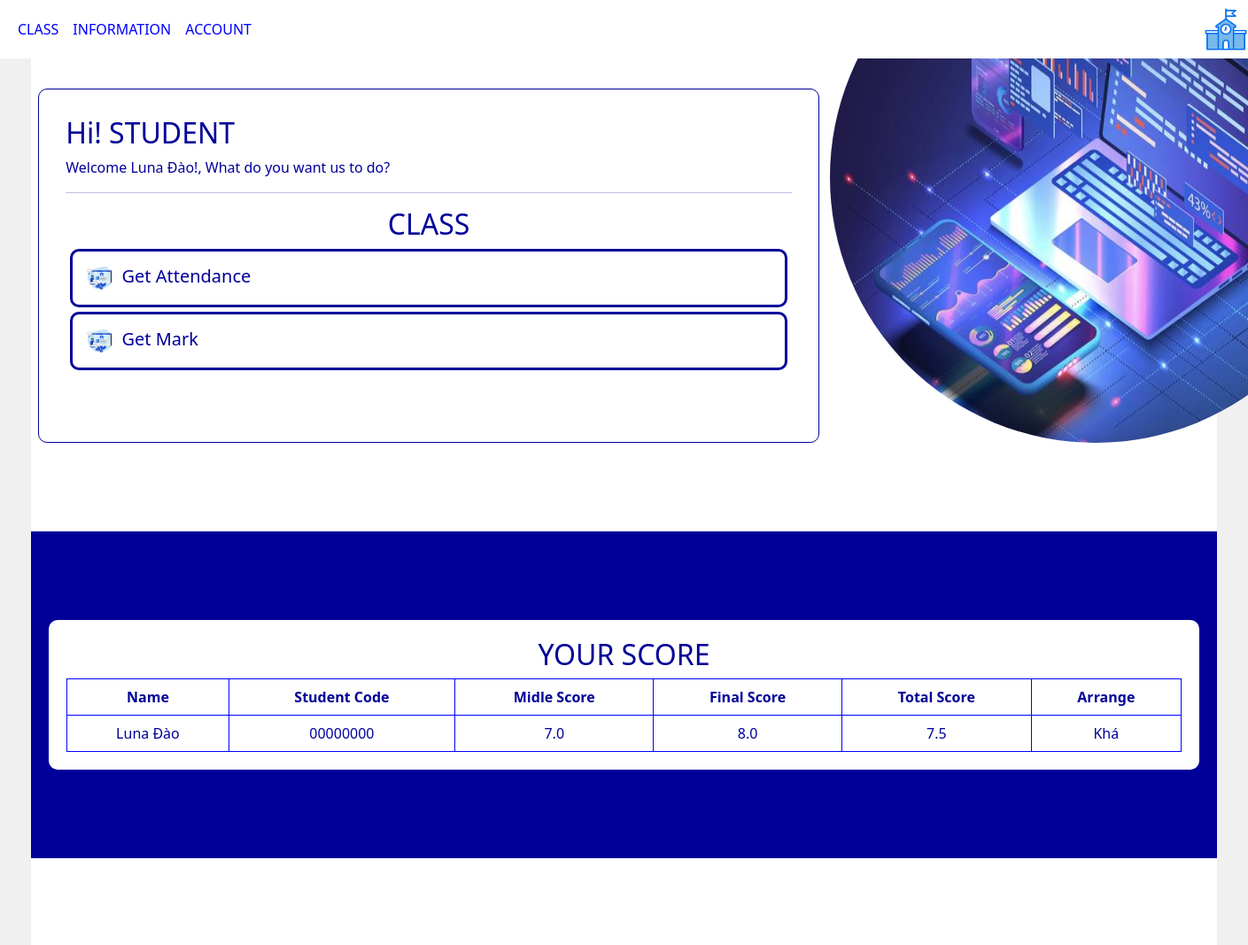
The app's page /mark/6 (upper part), older data.
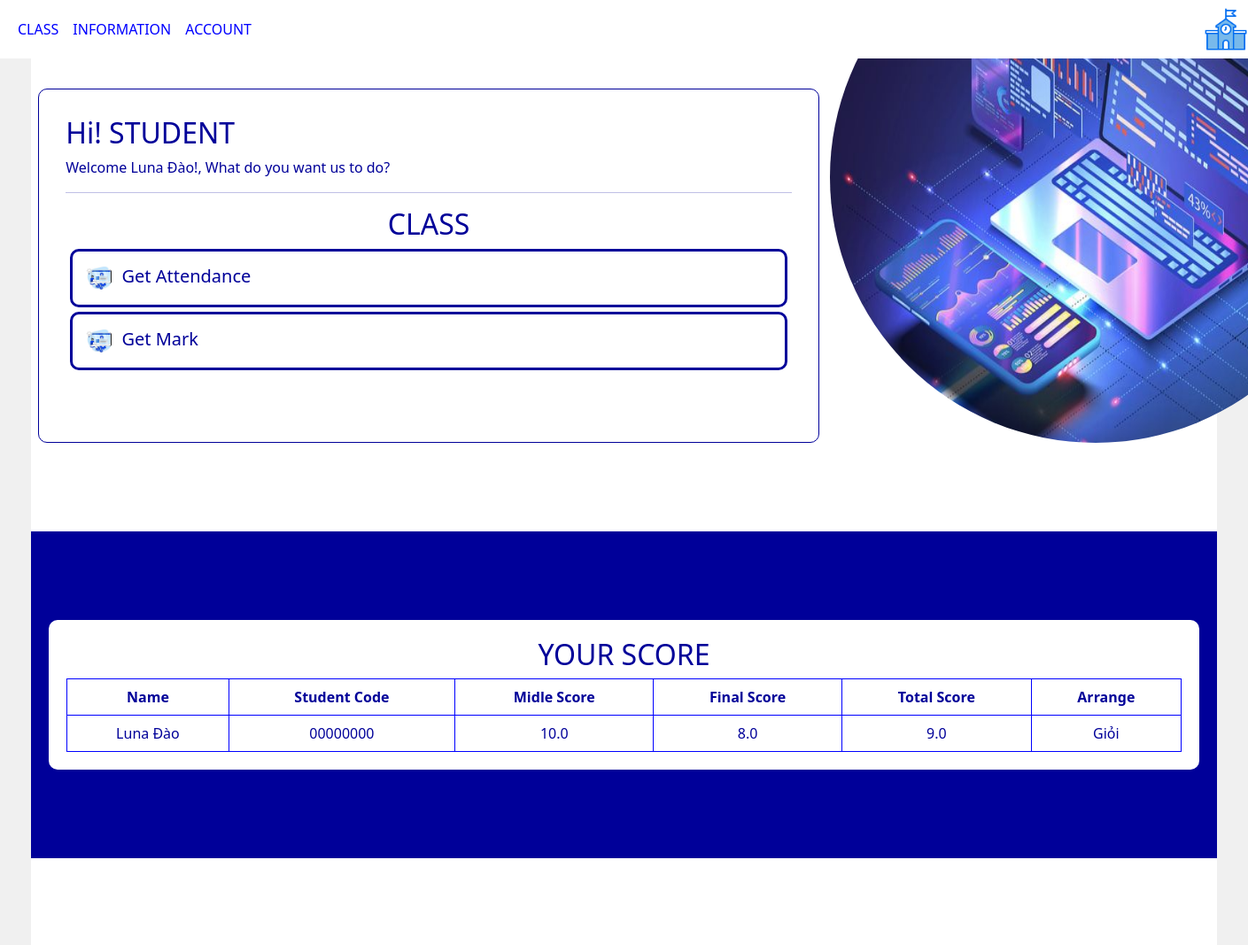
The same page, newer data.
### attendance/models.py (models this page shows, shortened)
class Student(models.Model):
    user = models.OneToOneField(User, on_delete=models.CASCADE, null = True, verbose_name="Tài khoản sinh viên")
    name = models.CharField(max_length=100, verbose_name="Tên")
    student_id = models.CharField(max_length=20, unique=True, verbose_name="Mã số sinh viên")
    class_name = models.ForeignKey('Class', on_delete=models.SET_NULL, null=True, verbose_name="Danh sách lớp học phần")
    midScr = models.FloatField(default=0,verbose_name="Điểm giữa kì")
    fnlScr = models.FloatField(default=0,verbose_name="Điểm cuối kỳ")
    fingerprint_data = models.IntegerField(null=True, blank=True, verbose_name="Dữ liệu vân tay")
    def Total(self):
        if self.midScr is not None and self.fnlScr is not None:
            return (self.midScr + self.fnlScr) / 2
        return 0
    def Arrange(self):
        if self.Total() > 8:
            return "Giỏi"
        elif self.Total() > 6.5:
            return "Khá"
        elif self.Total() > 5:
            return "Trung bình"
        else:
            return "Yếu"

### attendance/views.py (the view)
# urls.py: path('mark/<int:id>',views.getMark,name='Mark'),
def getMark(request, id):
    student = Student.objects.get(id=id)
    context = {
        'student': student
    }
    return render(request, 'interface/Mark.html', context)

### attendance/templates/interface/Mark.html (shortened to what this page needs)
{% extends "page/interface_base.html" %}
{% load static %}
{% block sayhi %}
    <h2>Hi! STUDENT</h2>
    <p>Welcome {{student.name}}!, What do you want us to do? </p>
    <hr>
    <h2 class="text-center">CLASS</h2>
    <a href="{% url 'AttendanceForStudent' student.id %}">
        <div class="class-list-item">
            <div class="icon-class"><img src="{% static 'attendance/icon1.jpg' %}" alt="" width="40px" height="40px"></div>
            <div class="link-class">Get Attendance</div>
        </div>
    </a>
    <a href="{% url 'Mark' student.id %}">
        <div class="class-list-item">
            <div class="icon-class"><img src="{% static 'attendance/icon1.jpg' %}" alt="" width="40px" height="40px"></div>
            <div class="link-class">Get Mark</div>
        </div>
    </a>
{% endblock sayhi %}
{% block section2 %}
            <div class="in4">
                <h2>YOUR SCORE</h2>
                <table>
                    <tr>
                        <td><strong>Name</strong></td>
                        <td><strong>Student Code</strong></td>
                        <td><strong>Midle Score</strong></td>
                        <td><strong>Final Score</strong></td>
                        <td><strong>Total Score</strong></td>
                        <td><strong>Arrange</strong></td>
                    </tr>
                    <tr>
                        <td> {{student.name}} </td>
                        <td> {{student.student_id}} </td>
                        <td>
                            {% if student.midScr %}
                                {{student.midScr}}
                            {% endif %}
                        </td>
                        <td>
                            {% if student.fnlScr %}
                                {{student.fnlScr}}
                            {% endif %}
                        </td>
                        <td>
                            {% if student.midScr and student.fnlScr %}
                                {{student.Total}}
                            {% endif %}
                        </td>
                        <td>
                            {% if student.midScr and student.fnlScr%}
                                {{student.Arrange}}
                            {% endif %}
                        </td>
                    </tr>
                </table>
            </div>
{% endblock section2 %}

### attendance/templates/page/interface_base.html (shortened to what this page needs)
{% load static %}
<!DOCTYPE html>
<html>
    <head>
        <link href="https://cdn.jsdelivr.net/npm/bootstrap@5.3.3/dist/css/bootstrap.min.css" rel="stylesheet">
        <link rel="stylesheet" href="{% static 'attendance/styles.css' %}">
        <link rel="stylesheet" href="{% static 'attendance/Main.css' %}">
    </head>
    <body >
        <div class="doc" data-bs-spy="scroll" data-bs-target=".navbar" data-bs-offset="50">
            <nav class="navbar navbar-expand-sm fixed-top">
                <div class="container-fluid">
                  <ul class="navbar-nav">
                    <li class="nav-item">
                      <a class="nav-link" href="#section1">CLASS</a>
                    </li>
                    <li class="nav-item">
                      <a class="nav-link" href="#section2">INFORMATION</a>
                    </li>
                    <li class="nav-item">
                      <a class="nav-link" href="#section3">ACCOUNT</a>
                    </li>
                  </ul>
                </div>
                        <img src="{% static 'attendance/icon9.png' %}" alt="icon" width="50px" height="50px">
              </nav>
              <div id="section1" class="container-fluid" style="padding:100px 20px;">
                <div class="row">
                    <div class="col-8 class-list">
                        {% block sayhi %}
                        {% endblock sayhi %}
                    </div>
                    <div class="col-4">
                        <img src="{% static 'attendance/TechBgr1.jpg' %}" alt="IMG" class="section1">
                    </div>
                </div>
              </div>
              <div id="section2" class="container-fluid " style="padding:100px 20px;">
                {% block section2 %}
                {% endblock section2 %}
              </div>
              <div id="section3" class="container-fluid" style="padding:100px 20px;">
              </div>
        </div>
    </body>
</html>

### attendance/static/attendance/styles.css (style rules this page uses)
a { color: inherit; text-decoration: none; }
table { width: 100%; border: 1px solid blue; }
td,tr { border: 1px solid blue; text-align: center; padding: 8px; }
h2 { text-align: center; }

### attendance/static/attendance/Main.css (style rules this page uses)
a.nav-link { color: blue; }
img.section1 { width: 600px; height: 600px; border-radius: 50%; margin-top: -200px; }
body { display: flex; flex-direction: column; align-items: center; background-color: #f0f0f0; width: 100vw; overflow-x: hidden; }
.doc { width: 95%; color: #ffffff; margin: 0 auto; }
#section1,#section3 { color: #000099; background-color: #ffffff; }
#section2,#footer { color: #ffffff; background-color: #000099; }
div.class-list > * { text-align: left; }
div.class-list { padding: 30px; border: 1px solid #000099; border-radius: 10px; }
div.class-list-item > * { display: inline-block; }
div.class-list-item { padding: 10px; margin: 5px; border: 3px solid #000099; border-radius: 10px; color: #000099; font-size: 20px; }
nav { background-color: #ffffff; color: #000099; }
.in4 { background-color: #ffffff; color: #000099; width: 100%; height: 100%; border-radius: 10px; padding: 20px; overflow-x: auto; }

Row changes from the older to the newer data that the page shows:
changed Student "Luna Đào": midScr "7.0" → "10.0"; Total "7.5" → "9.0"; Arrange "Khá" → "Giỏi"
